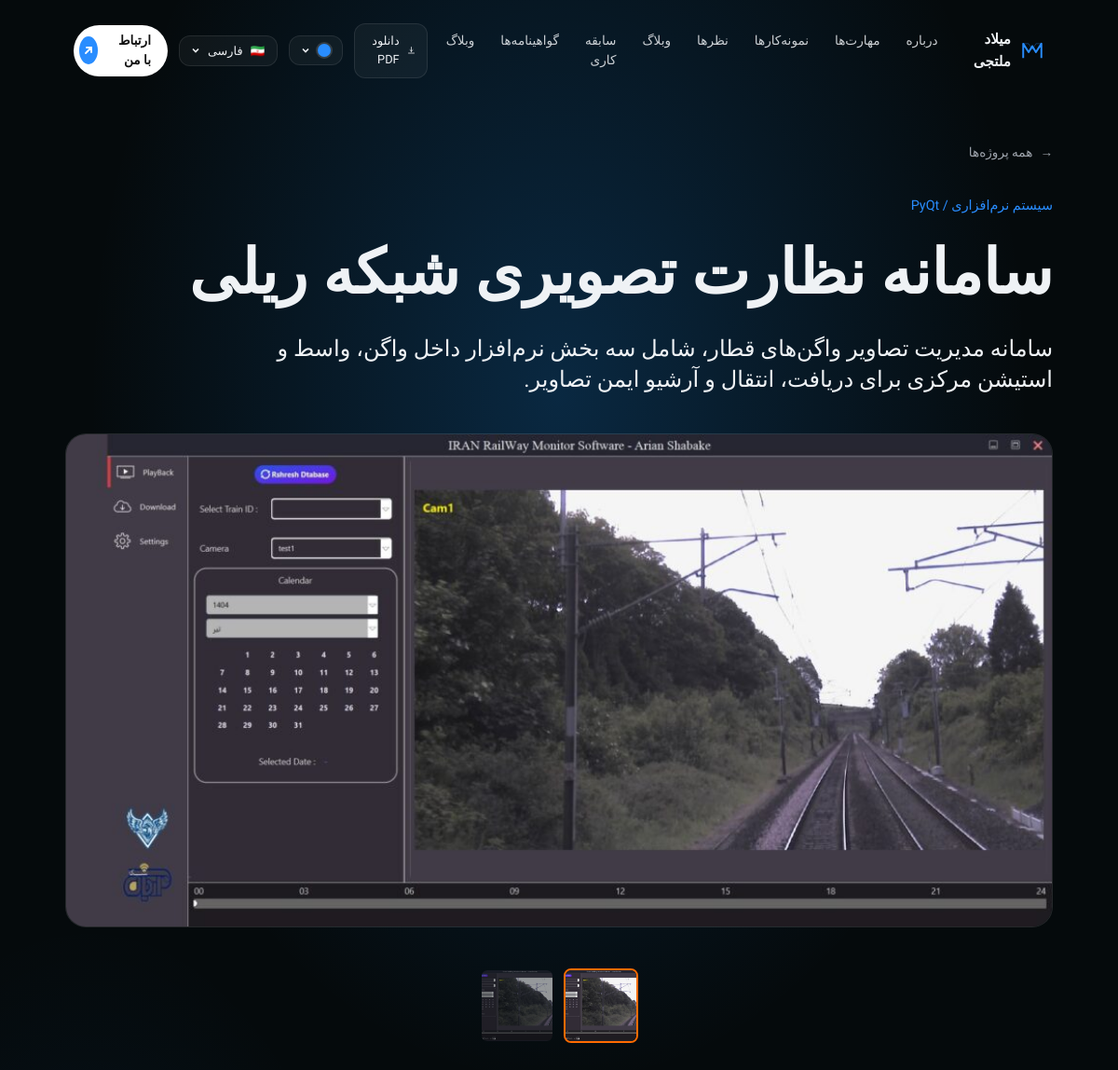
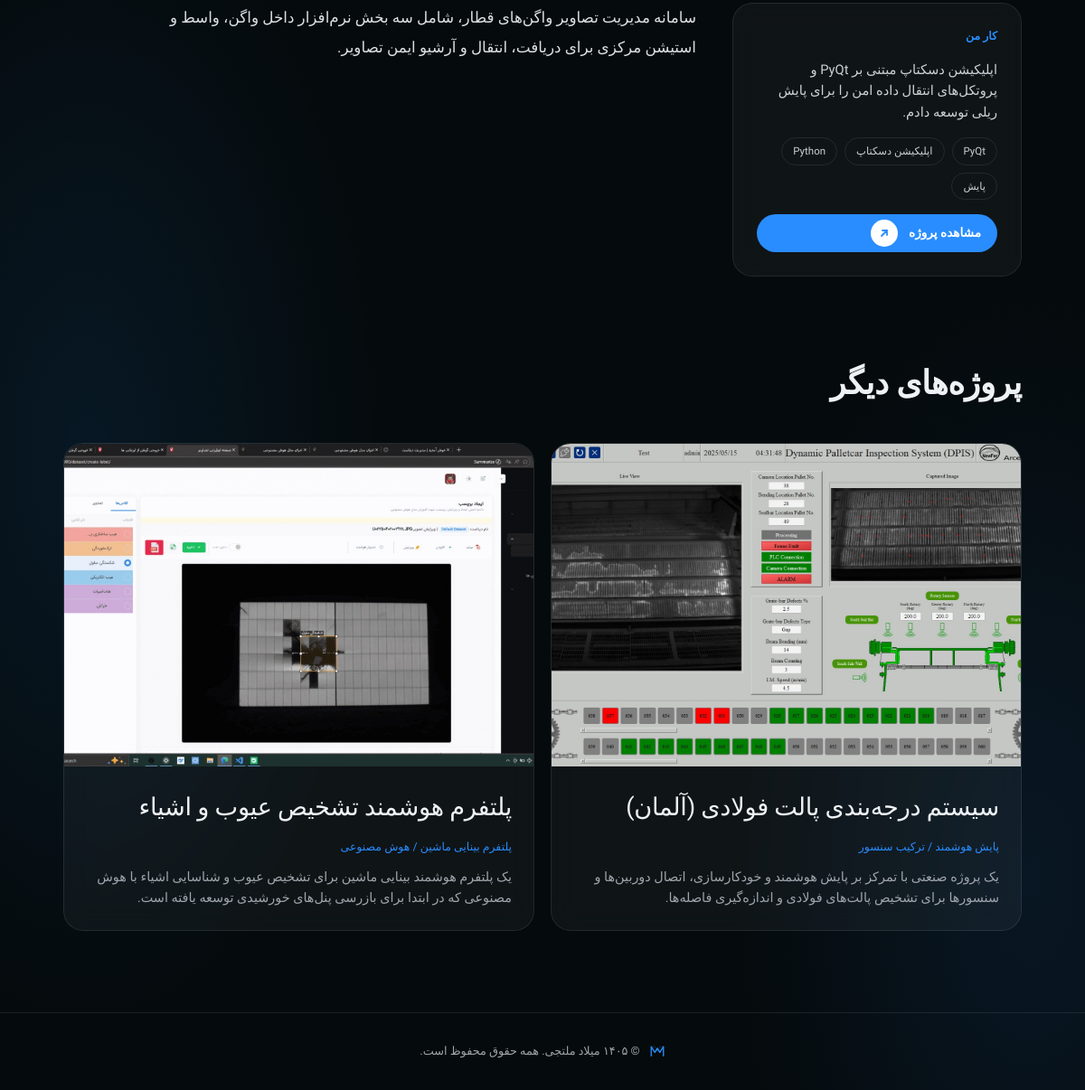
Page /fa/projects/railway-visual-monitoring-system-1/ on the committed database (2 pictures, top to bottom).
### portfolio/models.py (models this page shows, shortened)
class Bilingual(models.Model):
    class Meta:
        abstract = True
    def tr(self, name, lang):
        other = "en" if lang == "fa" else "fa"
        return getattr(self, f"{name}_{lang}") or getattr(self, f"{name}_{other}")

class Project(Bilingual):
    slug = models.SlugField("اسلاگ (آدرس)", unique=True)
    order = models.PositiveIntegerField("ترتیب", default=0)
    published = models.BooleanField("منتشر شده", default=True)
    image = models.ImageField("تصویر شاخص", upload_to="projects/", blank=True)
    link = models.URLField("لینک پروژه", blank=True)
    title_en = models.CharField("Title (EN)", max_length=120)
    title_fa = models.CharField("عنوان (فارسی)", max_length=120, blank=True)
    kind_en = models.CharField("Type (EN)", max_length=160, blank=True)
    kind_fa = models.CharField("نوع (فارسی)", max_length=160, blank=True)
    desc_en = models.TextField("Short description (EN)")
    desc_fa = models.TextField("توضیح کوتاه (فارسی)", blank=True)
    did_en = models.TextField("What I did (EN)", blank=True)
    did_fa = models.TextField("کار من (فارسی)", blank=True)
    body_en = models.TextField("Case study (EN)", blank=True, help_text="هر پاراگراف را با یک خط خالی جدا کنید")
    body_fa = models.TextField("شرح کامل (فارسی)", blank=True, help_text="هر پاراگراف را با یک خط خالی جدا کنید")
    tags_en = models.CharField("Tags (EN)", max_length=200, blank=True, help_text="با ویرگول جدا کنید")
    tags_fa = models.CharField("تگ‌ها (فارسی)", max_length=200, blank=True, help_text="با ویرگول فارسی یا انگلیسی جدا کنید")
    class Meta:
        ordering = ["order", "id"]
        verbose_name = "پروژه"
        verbose_name_plural = "پروژه‌ها"
    def tag_list(self, lang):
        raw = self.tr("tags", lang).replace("،", ",")
        return [t.strip() for t in raw.split(",") if t.strip()]

### portfolio/views.py (the view)
# urls.py: path("<str:lang>/projects/<slug:slug>/", views.project_detail, name="project"),
def project_detail(request, lang, slug):
    lang = _lang(lang)
    p = get_object_or_404(Project, slug=slug, published=True)
    others = [_project_card(o, lang, i) for i, o in
              enumerate(Project.objects.filter(published=True).exclude(pk=p.pk)[:2])]
    gallery_images = [
        {
            "url": img.image.url,
            "alt": img.alt_text_fa if lang == "fa" else img.alt_text_en
        }
        for img in p.images.all()
    ]
    ctx = _ctx(request, lang, "portfolio:project", kwargs={"slug": slug},
               p={
                   **_project_card(p, lang),
                   "body": p.tr("body", lang) or p.tr("desc", lang),
                   "gallery": gallery_images
               },
               others=others)
    return render(request, "portfolio/project_detail.html", ctx)

### portfolio/context_processors.py (called while the page is built)
def theme(request):
    default = getattr(settings, "SITE_THEME", "ocean")
    current = request.session.get("theme", default)
    from .content import THEMES
    valid = {t["key"] for t in THEMES}
    if current not in valid:
        current = default
    return {"theme": current}

### portfolio/views.py (called while the page is built)
def _lang(lang):
    if lang not in CONTENT:
        raise Http404
    return lang

def _ctx(request, lang, url_name, **kw):
    request.session["lang"] = lang
    settings_obj = SiteSettings.objects.first() or SiteSettings()
    themes = [
        {
            "key": t["key"],
            "label": t["label_fa"] if lang == "fa" else t["label_en"],
            "color": t["color"],
        }
        for t in THEMES
    ]
    return {
        "c": CONTENT[lang],
        "lang": lang,
        "dir": "rtl" if lang == "fa" else "ltr",
        "site_settings": settings_obj,
        "themes": themes,
        "url_en": reverse(url_name, kwargs={**kw.get("kwargs", {}), "lang": "en"}),
        "url_fa": reverse(url_name, kwargs={**kw.get("kwargs", {}), "lang": "fa"}),
        **{k: v for k, v in kw.items() if k != "kwargs"},
    }

def _project_card(p, lang, i=0):
    main_image = p.image.url if p.image else None
    gallery_images = []
    for img in p.images.all():
        gallery_images.append({
            "url": img.image.url,
            "alt": img.alt_text_fa if lang == "fa" else img.alt_text_en
        })
    if not main_image and gallery_images:
        main_image = gallery_images[0]["url"]
    return {
        "title": p.tr("title", lang),
        "kind": p.tr("kind", lang),
        "desc": p.tr("desc", lang),
        "did": p.tr("did", lang),
        "tags": p.tag_list(lang),
        "url": reverse("portfolio:project", args=[lang, p.slug]),
        "link": p.link,
        "image": main_image,
        "gallery": gallery_images,
        "shade": i % 3 + 1,
    }

### portfolio/templates/portfolio/project_detail.html (shortened to what this page needs)
{% extends "portfolio/base.html" %}
{% block content %}
<main class="page">
  <a href="{% url 'portfolio:home' lang=lang %}#work" class="back">{{ c.ui.back_work }}</a>
  <p class="eyebrow">{{ p.kind }}</p>
  <h1 class="display">{{ p.title }}</h1>
  <p class="lead page-lead">{{ p.desc }}</p>
  <div class="project-gallery-container" style="margin-bottom: 2rem;">
    <div class="cover glass">
      {% if p.image %}
        <img id="main-gallery-image" src="{{ p.image }}" alt="{{ p.title }}">
      {% else %}
        <span class="cover-ph">{{ p.title|slice:":1" }}</span>
      {% endif %}
    </div>
    {% if p.gallery %}
    <div class="gallery-thumbnails" style="display: flex; gap: 10px; margin-top: 15px; flex-wrap: wrap; justify-content: center;">
      {% if p.image %}
        <img src="{{ p.image }}" alt="Cover" class="thumb-img active" onclick="changeMainImage(this)" style="width: 80px; height: 80px; object-fit: cover; border-radius: 8px; cursor: pointer; opacity: 1; border: 2px solid #ff6b00;">
      {% endif %}
      {% for img in p.gallery %}
        <img src="{{ img.url }}" alt="{{ img.alt }}" class="thumb-img" onclick="changeMainImage(this)" style="width: 80px; height: 80px; object-fit: cover; border-radius: 8px; cursor: pointer; opacity: 0.6; border: 2px solid transparent; transition: all 0.3s;">
      {% endfor %}
    </div>
    {% endif %}
  </div>
  <div class="detail-grid">
    <aside class="glass meta">
      <h2>{{ c.work.label }}</h2>
      <p>{{ p.did }}</p>
      <ul class="tags">{% for t in p.tags %}<li>{{ t }}</li>{% endfor %}</ul>
      {% if p.link %}<a href="{{ p.link }}" target="_blank" rel="noopener" class="pill-btn small orange"><span>{{ c.ui.visit }}</span>
        <i class="pill-ico light"><svg width="12" height="12" viewBox="0 0 12 12" fill="none" stroke="currentColor" stroke-width="1.8" stroke-linecap="round"><path d="M3 9 9 3M4 3h5v5"/></svg></i></a>{% endif %}
    </aside>
    <article class="prose">{{ p.body|linebreaks }}</article>
  </div>
  {% if others %}
  <h2 class="h2 more">{{ c.ui.more_work }}</h2>
  <div class="projects two">
    {% for p in others %}
    <article class="project glass">
      <a class="shot s{{ p.shade }}" href="{{ p.url }}" aria-label="{{ p.title }}">{% if p.image %}<img src="{{ p.image }}" alt="" loading="lazy">{% else %}<span>{{ p.title|slice:":1" }}</span>{% endif %}</a>
      <div class="project-body"><h3><a href="{{ p.url }}">{{ p.title }}</a></h3><small class="kind">{{ p.kind }}</small><p>{{ p.desc }}</p></div>
    </article>
    {% endfor %}
  </div>
  {% endif %}
</main>
{% endblock %}

### rows in the picture
Project: kind "سیستم نرم‌افزاری / PyQt", title "سامانه نظارت تصویری شبکه ریلی", desc "سامانه مدیریت تصاویر واگن‌های قطار، شامل سه بخش نرم‌افزار داخل واگن، واسط و استیشن مرکزی برای دریافت، انتقال و آرشیو ایمن تصاویر.", did "اپلیکیشن دسکتاپ مبتنی بر PyQt و پروتکل‌های انتقال داده امن را برای پایش ریلی توسعه دادم.", body "سامانه مدیریت تصاویر واگن‌های قطار، شامل سه بخش نرم‌افزار داخل واگن، واسط و استیشن مرکزی برای دریافت، انتقال و آرشیو ایمن تصاویر."
Project: title "سیستم درجه‌بندی پالت فولادی (آلمان)", kind "پایش هوشمند / ترکیب سنسور", desc "یک پروژه صنعتی با تمرکز بر پایش هوشمند و خودکارسازی، اتصال دوربین‌ها و سنسورها برای تشخیص پالت‌های فولادی و اندازه‌گیری فاصله‌ها."
Project: title "پلتفرم هوشمند تشخیص عیوب و اشیاء", kind "پلتفرم بینایی ماشین / هوش مصنوعی", desc "یک پلتفرم هوشمند بینایی ماشین برای تشخیص عیوب و شناسایی اشیاء با هوش مصنوعی که در ابتدا برای بازرسی پنل‌های خورشیدی توسعه یافته است."

### other values in the picture
{{ c.brand }} "میلاد ملتجی"
{{ label }} "درباره" "مهارت‌ها" "نمونه‌کارها" "نظرها" "وبلاگ" "سابقه کاری" "گواهینامه‌ها"
{{ c.ui.blog }} "وبلاگ"
{{ c.ui.pdf }} "دانلود PDF"
{{ c.flag }} "🇮🇷"
{{ c.lang_label }} "فارسی"
{{ c.cta }} "ارتباط با من"
{{ c.ui.back_work }} "همه پروژه‌ها"
{{ c.work.label }} "کار من"
{{ t }} "PyQt" "اپلیکیشن دسکتاپ" "Python" "پایش"
{{ c.ui.visit }} "مشاهده پروژه"
{{ c.ui.more_work }} "پروژه‌های دیگر"
{{ c.footer }} "© ۱۴۰۵ میلاد ملتجی. همه حقوق محفوظ است."
